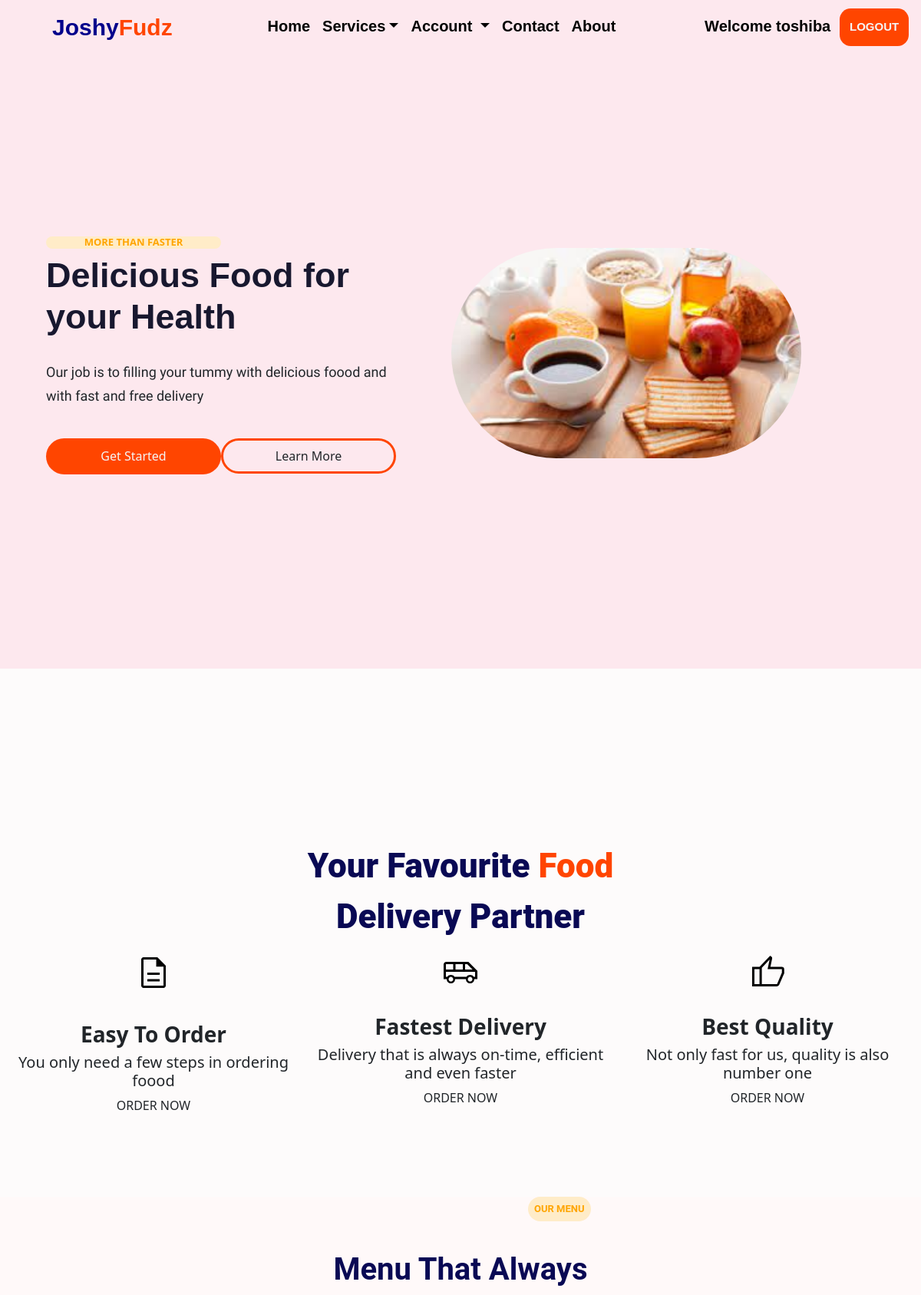
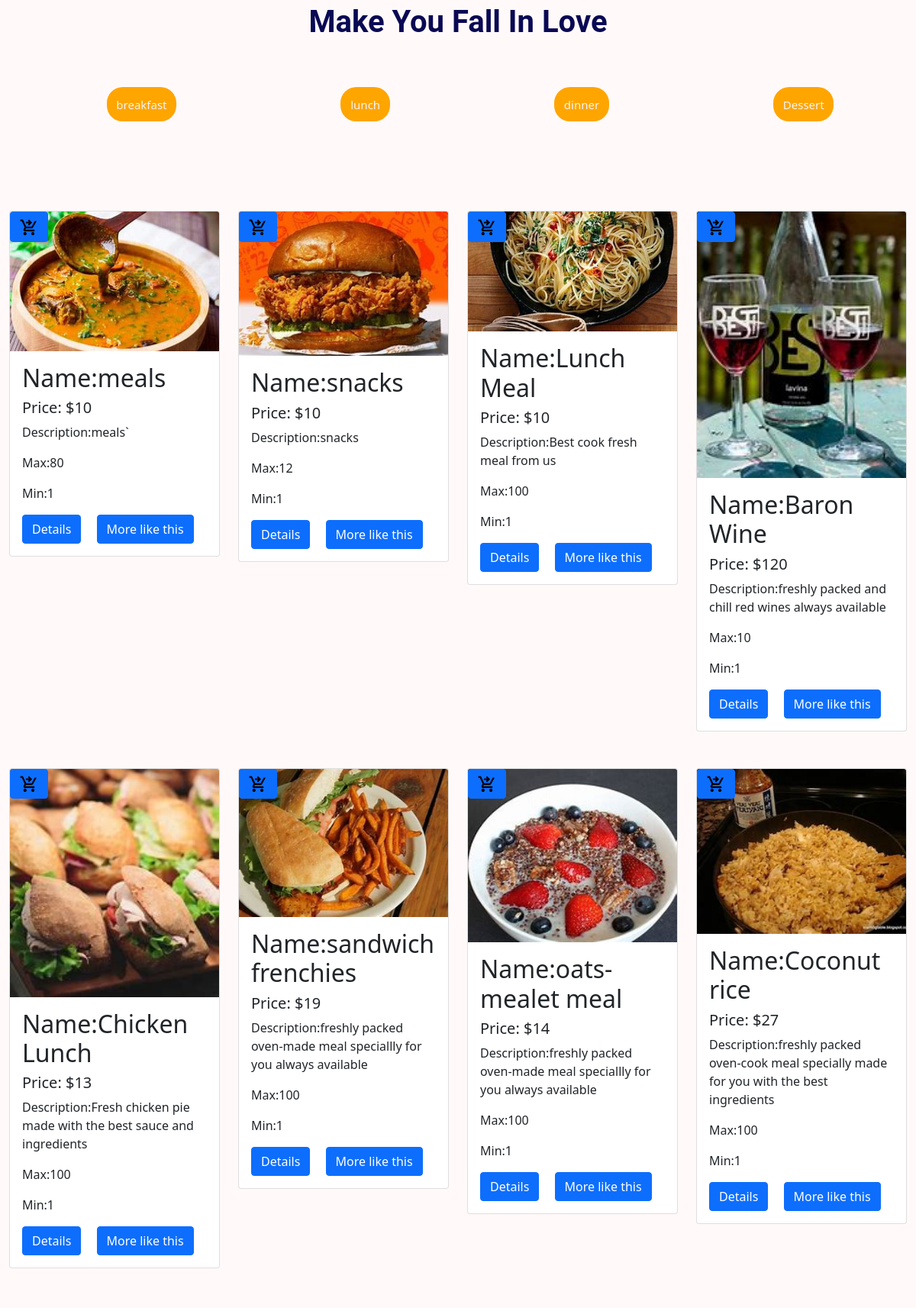
The app's page / (signed in, upper part) with its own data (2 pictures, top to bottom).
### home/models.py (models this page shows, shortened)
class Product(models.Model):
    name = models.CharField(max_length=250)
    img = models.ImageField(upload_to= 'Product', default='prod.jpg')
    price = models.CharField(max_length=100)
    max_quantity = models.IntegerField()
    min_quantity = models.IntegerField(default=1, editable=False)
    display = models.BooleanField()
    latest = models.BooleanField(default=False)
    trending =models.BooleanField(default=False)
    meals =models.BooleanField(default=False)
    wines =models.BooleanField(default=False)
    snacks =models.BooleanField(default=False)
    description = models.TextField()
    created = models.DateTimeField(auto_now_add=True)
    update = models.DateTimeField(auto_now=True)
    class Meta:
        db_table = 'product'
        managed = True
        verbose_name = 'Product'
        verbose_name_plural = 'Products'

### home/views.py (the view)
# urls.py: path('',views.index, name='index'),
def index(request):
    display = Product.objects.filter(display=True)
    context = {
        'display':display,
    }
    return render(request, 'index.html', context)

### home/context_processors.py (called while the page is built)
def readcart(request):
    cart = Product.objects.filter()
    cartcount = 0
    for count in cart:
        cartcount += count.max_quantity
        context = {
            'cartcount':cartcount,
        }
        return context

### home/templates/index.html (shortened to what this page needs)
{% extends 'base.html' %}
{% load static %}
{% block header %}{% include 'header.html' %}{% endblock header %}
{% block banner %}{% include 'banner.html' %}{% endblock banner %}
{% block features %}{% include 'features.html' %}{% endblock features %}
{% block content %}
<h5 class="menu">OUR MENU</h5>
<P class="menu_p">Menu That Always <br> Make You Fall In Love</P>
<div class="list_head  d-none d-lg-block ">
    <ul>
        <li><a href=" ">breakfast</a></li>
        <li><a href="">lunch</a></li>
        <li><a href="">dinner</a></li>
        <li><a href="">Dessert</a></li>
    </ul>
</div>
<div class="container-fluid">
  <div class="row gy-5">
    {% if display %}
      {% for d in display %}
        <div class="col-6 col-md-4 col-lg-3">
        <div class="card  ind-card" style="">
            <a href="{% url 'displaycart' %}" class="card-link position-absolute start-75 btn btn-primary"></a>
            <img src="{{d.img.url}}" class="card-img-top" alt="...">
            <div class="card-body">
                <h2 class="card-title">Name:{{d.name}}</h2>
                <h5 class="card-title">Price: ${{d.price}}</h5>
                 <p class="card-text">Description:{{d.description}}</p>
                 <p class="card-text"> Max:{{d.max_quantity}}</p>
                 <p class="card-text">Min:{{d.min_quantity}}</p>
                <a href="{% url 'details' d.id %}" class="card-link btn btn-primary">Details</a>
                <a href="{% url 'products' %}" class="card-link btn btn-primary dsmnone">More like this</a>
            </div>
        </div>
        </div>
      {% endfor %}
    {% endif %}
  </div>
  </div>
{% endblock content %}

### home/templates/header.html (shortened to what this page needs)
<nav class="navbar navbar-expand-lg sticky-top" >
    <div class="container-fluid" id="head_ings">
      <a class="navbar-brand ms-2 mt-auto ps-5" href="{% url 'index' %}"><span style="color: darkblue;">Joshy</span><span style="color:orangered ;">Fudz</span></a>
        <div class="offcanvas offcanvas-end" tabindex="-1" id="offcanvasRight" aria-labelledby="offcanvasRightLabel">
        <div class="offcanvas-body">
        <ul class="navbar-nav me-auto ms-auto mb-2 mb-lg-0">
          {% if request.user.is_authenticated %}
          <li class="nav-item">
            <a class="nav-link active" aria-current="page" href="{% url 'index' %}">Home</a>
          </li>
          <li class="nav-item dropdown">
            <a class="nav-link dropdown-toggle" href="#" id="navbarDropdown" role="button" data-bs-toggle="dropdown" aria-expanded="true" >Services</a>
          </li>
          <li class="nav-item dropdown">
            <a class="nav-link dropdown-toggle" href="#" id="navbarDropdown" role="button" data-bs-toggle="dropdown" aria-expanded="false">Account
            </a>
          </li>
          <li class="nav-item" href="login" >
            <a class="nav-link" href="#serv" href="a#">Contact</a>
          </li>
          <li class="nav-item">
            <a class="nav-link" href="#ab">About</a>
          </li>
        </ul>
        <li class="nav-item navbar-nav">
            <a href="{% url 'login' %}" class="nav-link me-1"  >Welcome  {{request.user.username}}</a>
        </li>
        <li class="nav-item navbar-nav">
            <a href="{% url 'logout' %}" class="nav-link me-1"  id="ogs">LOGOUT</a>
        </li>
      {% endif %}
      </div>
    </div>
  </nav>

### home/static/styling/school.css (style rules this page uses)
.navbar { background-color: rgb(253, 232, 238); }
.navbar-brand { font-size: 30px; font-weight: 800; font-family: sans-serif; }
.nav-item a { color: black; font-size: 20px; font-weight: 600; font-family: sans-serif; }
#ogs { background-color: orangered; color: whitesmoke; border-radius: .9rem; padding: .8rem; font-size: 15px; text-align: center; }
.menu { text-transform: uppercase; background-color: rgb(255, 236, 200); border-radius: 4rem; color: orange; font-size: small; font-family: 'Roboto', sans-serif; font-weight: 700; width: max-content; padding: .5rem; margin: 0rem 5rem 2rem 43rem; }
.menu_p { color: rgb(9, 9, 84); font-size: 40px; font-weight: 600; font-family: 'Roboto', sans-serif; text-align: center; line-height: 3.9rem; }
.list_head ul { display: flex; list-style: none; justify-content: space-around; margin-bottom: 8rem; margin-top: 4rem; }
.list_head a { text-decoration: none; background-color: orange; color: whitesmoke; border-radius: 1.3rem; padding: .8rem; width: 30%; font-size: 15px; text-align: center; }
body { background-color: rgb(255, 249, 249); }
* { padding: 0%; border: 0; box-sizing: border-box; }

### records on screen
Product: img (picture), name "meals", price "10", description "meals`", max_quantity "80", min_quantity "1"
Product: img (picture), name "snacks", price "10", description "snacks", max_quantity "12", min_quantity "1"
Product: img (picture), name "Lunch Meal", price "10", description "Best cook fresh meal from us", max_quantity "100", min_quantity "1"
Product: img (picture), name "Baron Wine", price "120", description "freshly packed and chill red wines always available", max_quantity "10", min_quantity "1"
Product: img (picture), name "Chicken Lunch", price "13", description "Fresh chicken pie made with the best sauce and ingredients", max_quantity "100", min_quantity "1"
Product: img (picture), name "sandwich frenchies", price "19", description "freshly packed oven-made meal speciallly for you always available", max_quantity "100", min_quantity "1"
Product: img (picture), name "oats-mealet meal", price "14", description "freshly packed oven-made meal speciallly for you always available", max_quantity "100", min_quantity "1"
Product: img (picture), name "Coconut rice", price "27", description "freshly packed oven-cook meal specially made for you with the best ingredients", max_quantity "100", min_quantity "1"

### other values on screen
{{ request.user.username }} "toshiba"
